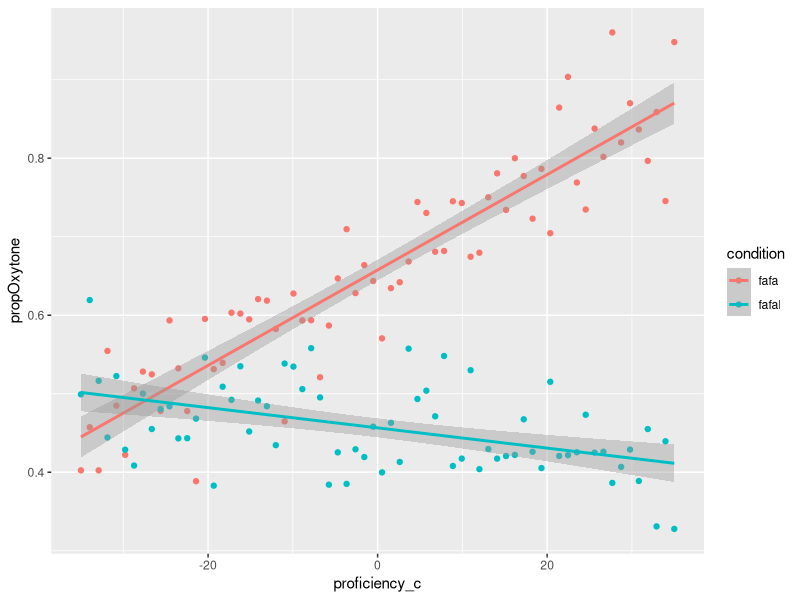
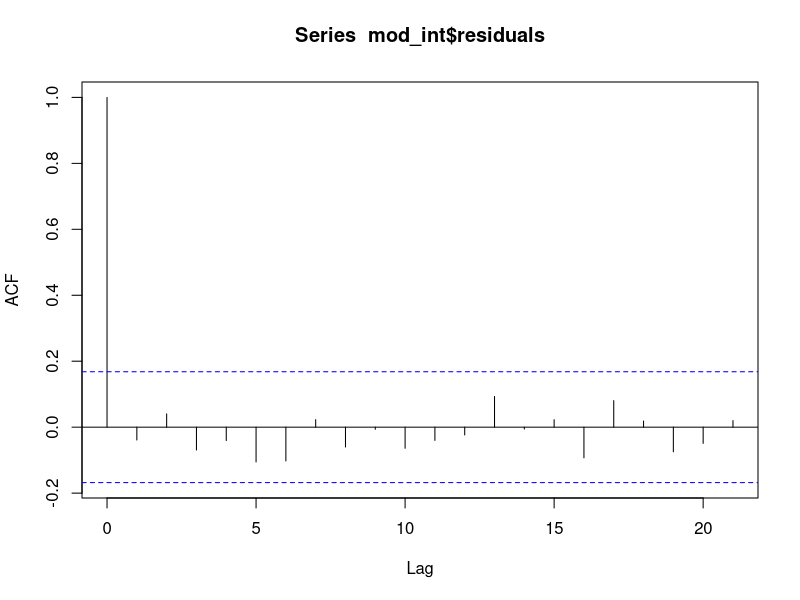

Recreate these plots in R, in order.
## ---- chunk 1
options(htmltools.dir.version = FALSE)
library(tidyverse)
## ---- chunk 2
library(tidyverse)

fafa_df <- read_csv("../data/data.csv")
## ---- chunk 3
head(fafa_df)
## ---- chunk 4
fafa_c <- fafa_df %>%
  mutate(., proficiency_c = proficiency - mean(proficiency))
head(fafa_c)
## ---- chunk 5
span_stress <- fafa_c %>%  
  ggplot(., aes(x = proficiency_c, y = propOxytone, color = condition)) + 
  geom_point() +
  geom_smooth(method = lm) 

span_stress
## ---- chunk 6
mod_null <- glm(propOxytone ~ 1, 
              data = fafa_c,                            
              family = gaussian(link = "identity"))

mod_prof <- glm(propOxytone ~ proficiency_c,
              data = fafa_c,                            
              family = gaussian(link = "identity"))

mod_cond <- glm(propOxytone ~ condition,
              data = fafa_c,                            
              family = gaussian(link = "identity"))

mod_add <- glm(propOxytone ~ proficiency_c + condition,
              data = fafa_c,                            
              family = gaussian(link = "identity"))

mod_int <- glm(propOxytone ~ proficiency_c + condition + proficiency_c:condition,
              data = fafa_c,                            
              family = gaussian(link = "identity"))
## ---- chunk 7
anova(mod_null, mod_prof, mod_cond, mod_add, mod_int, test ="Chisq")
## ---- chunk 8
anova(mod_add, mod_int, test ="Chisq")
## ---- chunk 9
 # mean(mod_int$residuals)
## ---- chunk 10
 acf(mod_int$residuals)
# lmtest::dwtest(mod_int)
